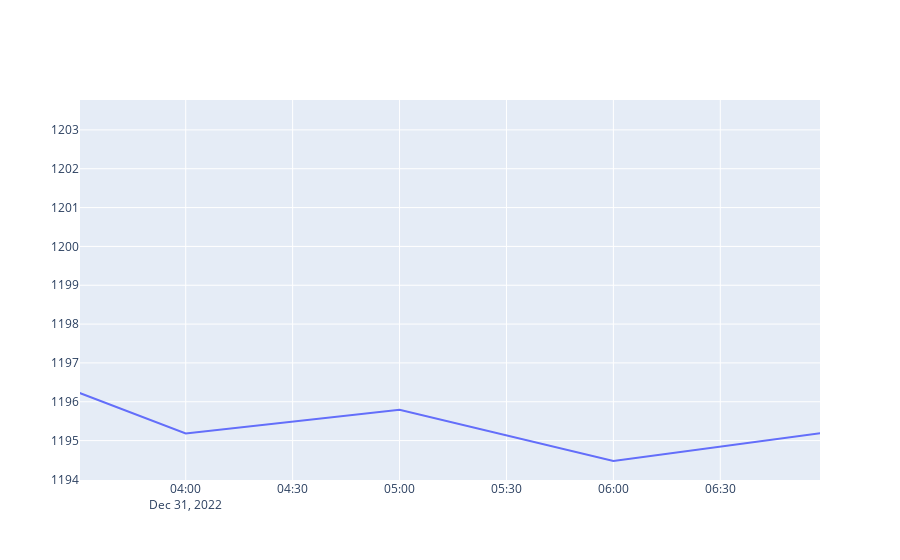
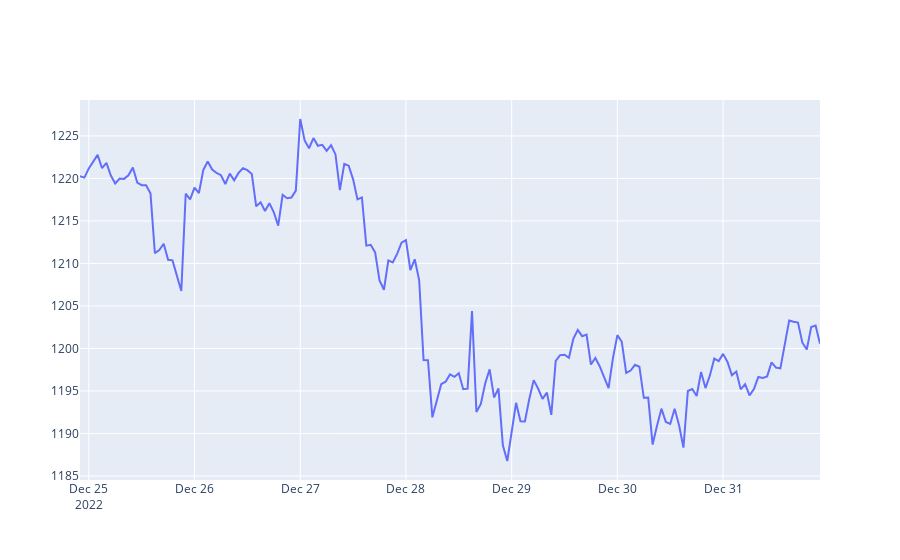
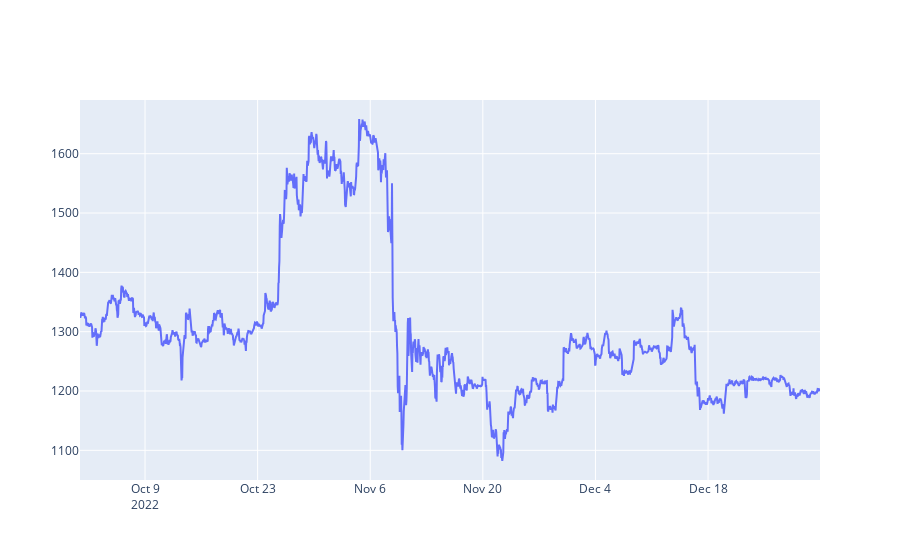
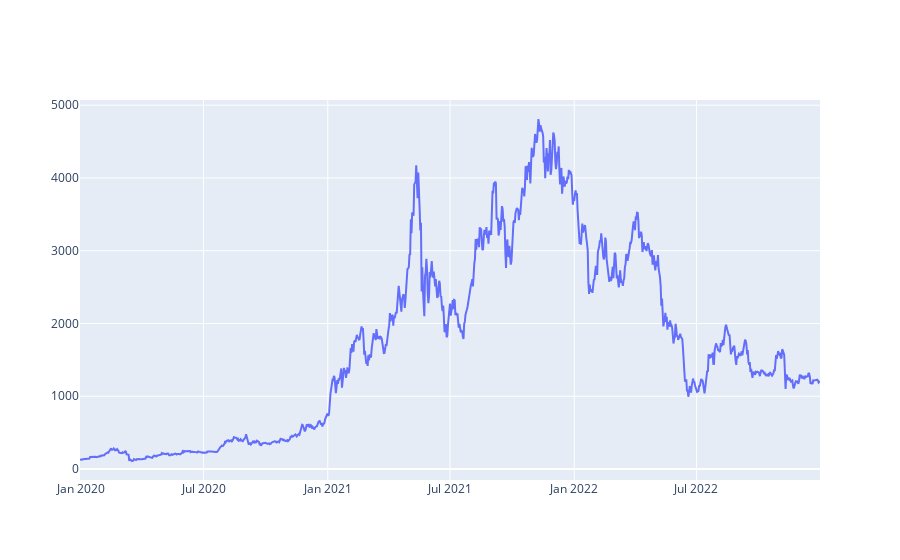

The notebook cell saved with these charts, in order:
### Code cell
( getLine(getRates('ETH-USD',  '1d',  '1h')) )
( getLine(getRates('ETH-USD',  '1wk',  '1h')) )
( getLine(getRates('ETH-USD',  '3mo',  '1h')) )
( getLine(getRates('ETH-USD',  '3y',  '1d')) )

### Figure 1 — Plotly figure (JSON) as saved in the notebook; plotly's stock layout.template omitted (floating-point values rounded to 4 significant figures)
{"data": [{"x": ["2022-12-31T00:00:00", "2022-12-31T01:00:00", "2022-12-31T02:00:00", "2022-12-31T03:00:00", "2022-12-31T04:00:00", "2022-12-31T05:00:00", "2022-12-31T06:00:00", "2022-12-31T07:00:00", "2022-12-31T08:00:00", "2022-12-31T09:00:00", "2022-12-31T10:00:00", "2022-12-31T11:00:00", "2022-12-31T12:00:00", "2022-12-31T13:00:00", "2022-12-31T14:00:00", "2022-12-31T15:00:00", "2022-12-31T16:00:00", "2022-12-31T17:00:00", "2022-12-31T18:00:00", "2022-12-31T19:00:00", "2022-12-31T20:00:00", "2022-12-31T21:00:00", "2022-12-31T22:00:00"], "y": [1199.0, 1198.0, 1197.0, 1197.0, 1195.0, 1196.0, 1194.0, 1195.0, 1197.0, 1197.0, 1197.0, 1198.0, 1198.0, 1198.0, 1201.0, 1203.0, 1203.0, 1203.0, 1201.0, 1200.0, 1203.0, 1203.0, 1201.0], "type": "scatter"}], "layout": {"xaxis": {"type": "date", "range": ["2022-12-31 03:30:20.2247", "2022-12-31 06:57:58.6517"], "autorange": false}, "yaxis": {"type": "linear", "range": [1194.0, 1204.0], "autorange": true}, "autosize": true}}

### Figure 2 — Plotly figure (JSON) as saved in the notebook; plotly's stock layout.template omitted (floating-point values rounded to 4 significant figures; data arrays with more than 128 entries replaced by an {"elided": "..."} marker saying what was removed)
{"data": [{"x": {"elided": "169 str values"}, "y": {"elided": "169 float values"}, "type": "scatter"}], "layout": {"xaxis": {"type": "date", "range": ["2022-12-24 22:00", "2022-12-31 22:00"], "autorange": true}, "yaxis": {"type": "linear", "range": [1185.0, 1229.0], "autorange": true}, "autosize": true}}

### Figure 3 — Plotly figure (JSON) as saved in the notebook; plotly's stock layout.template omitted (floating-point values rounded to 4 significant figures; data arrays with more than 128 entries replaced by an {"elided": "..."} marker saying what was removed)
{"data": [{"x": {"elided": "2207 str values"}, "y": {"elided": "2207 float values"}, "type": "scatter"}], "layout": {"xaxis": {"type": "date", "range": ["2022-09-30 22:00", "2022-12-31 22:00"], "autorange": true}, "yaxis": {"type": "linear", "range": [1050.0, 1691.0], "autorange": true}, "autosize": true}}

### Figure 4 — Plotly figure (JSON) as saved in the notebook; plotly's stock layout.template omitted (floating-point values rounded to 4 significant figures; data arrays with more than 128 entries replaced by an {"elided": "..."} marker saying what was removed)
{"data": [{"x": {"elided": "1097 str values"}, "y": {"elided": "1097 float values"}, "type": "scatter"}], "layout": {"xaxis": {"type": "date", "range": ["2019-12-31", "2022-12-31"], "autorange": true}, "yaxis": {"type": "linear", "range": [-150.7, 5071.0], "autorange": true}, "autosize": true}}
